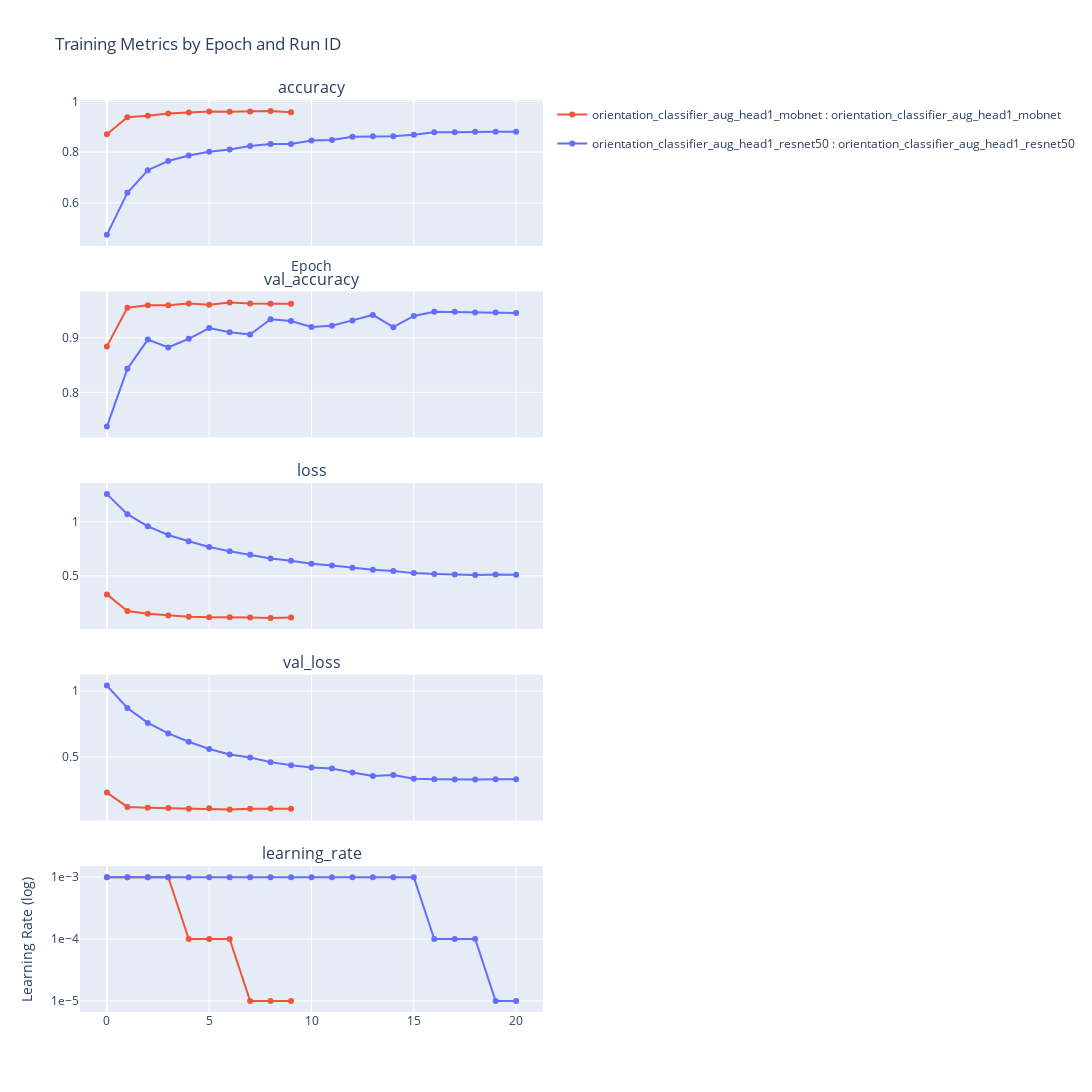

The cell this chart's notebook holds for it:
### Code cell
# ---show training history from csv----------

# real trainig data for both orientation classifiers
csv_file_path = os.path.join(PROJECT_DIR, "csv_files", "image_orientation", f"traning_history_orientation_classifier_merged.csv")  
dh.show_training_history_from_csv(csv_file_path)

### Figure 1 — Plotly figure (JSON) as saved in the notebook; plotly's stock layout.template omitted (floating-point values rounded to 4 significant figures)
{"data": [{"legendgroup": "orientation_classifier_aug_head1_mobnet", "line": {"color": "#EF553B"}, "mode": "lines+markers", "name": "orientation_classifier_aug_head1_mobnet : orientation_classifier_aug_head1_mobnet", "showlegend": true, "type": "scatter", "x": [0, 1, 2, 3, 4, 5, 6, 7, 8, 9], "xaxis": "x", "y": [0.8702, 0.9374, 0.9436, 0.9522, 0.9564, 0.9598, 0.9587, 0.96, 0.9618, 0.9574], "yaxis": "y"}, {"legendgroup": "orientation_classifier_aug_head1_resnet50", "line": {"color": "#636EFA"}, "mode": "lines+markers", "name": "orientation_classifier_aug_head1_resnet50 : orientation_classifier_aug_head1_resnet50", "showlegend": true, "type": "scatter", "x": [0, 1, 2, 3, 4, 5, 6, 7, 8, 9, 10, 11, 12, 13, 14, 15, 16, 17, 18, 19, 20], "xaxis": "x", "y": [0.474, 0.6398, 0.7288, 0.7648, 0.7869, 0.8011, 0.81, 0.8242, 0.8316, 0.8322, 0.846, 0.8475, 0.8605, 0.8622, 0.8622, 0.868, 0.8786, 0.878, 0.8805, 0.8802, 0.8804], "yaxis": "y"}, {"legendgroup": "orientation_classifier_aug_head1_mobnet", "line": {"color": "#EF553B"}, "mode": "lines+markers", "name": "orientation_classifier_aug_head1_mobnet : orientation_classifier_aug_head1_mobnet", "showlegend": false, "type": "scatter", "x": [0, 1, 2, 3, 4, 5, 6, 7, 8, 9], "xaxis": "x2", "y": [0.8842, 0.9549, 0.9597, 0.9597, 0.9628, 0.9603, 0.9645, 0.9626, 0.9624, 0.9624], "yaxis": "y2"}, {"legendgroup": "orientation_classifier_aug_head1_resnet50", "line": {"color": "#636EFA"}, "mode": "lines+markers", "name": "orientation_classifier_aug_head1_resnet50 : orientation_classifier_aug_head1_resnet50", "showlegend": false, "type": "scatter", "x": [0, 1, 2, 3, 4, 5, 6, 7, 8, 9, 10, 11, 12, 13, 14, 15, 16, 17, 18, 19, 20], "xaxis": "x2", "y": [0.7377, 0.8431, 0.8967, 0.8821, 0.8982, 0.9177, 0.91, 0.9058, 0.9339, 0.9306, 0.9198, 0.9218, 0.9318, 0.9418, 0.9194, 0.9399, 0.9478, 0.9474, 0.9464, 0.9464, 0.9453], "yaxis": "y2"}, {"legendgroup": "orientation_classifier_aug_head1_mobnet", "line": {"color": "#EF553B"}, "mode": "lines+markers", "name": "orientation_classifier_aug_head1_mobnet : orientation_classifier_aug_head1_mobnet", "showlegend": false, "type": "scatter", "x": [0, 1, 2, 3, 4, 5, 6, 7, 8, 9], "xaxis": "x3", "y": [0.3272, 0.1741, 0.1481, 0.1308, 0.1195, 0.1152, 0.116, 0.1142, 0.1095, 0.1124], "yaxis": "y3"}, {"legendgroup": "orientation_classifier_aug_head1_resnet50", "line": {"color": "#636EFA"}, "mode": "lines+markers", "name": "orientation_classifier_aug_head1_resnet50 : orientation_classifier_aug_head1_resnet50", "showlegend": false, "type": "scatter", "x": [0, 1, 2, 3, 4, 5, 6, 7, 8, 9, 10, 11, 12, 13, 14, 15, 16, 17, 18, 19, 20], "xaxis": "x3", "y": [1.256, 1.07, 0.9574, 0.8777, 0.8188, 0.7659, 0.7265, 0.6935, 0.6605, 0.6389, 0.6111, 0.5957, 0.5734, 0.5563, 0.5443, 0.5242, 0.517, 0.5111, 0.5073, 0.512, 0.5098], "yaxis": "y3"}, {"legendgroup": "orientation_classifier_aug_head1_mobnet", "line": {"color": "#EF553B"}, "mode": "lines+markers", "name": "orientation_classifier_aug_head1_mobnet : orientation_classifier_aug_head1_mobnet", "showlegend": false, "type": "scatter", "x": [0, 1, 2, 3, 4, 5, 6, 7, 8, 9], "xaxis": "x4", "y": [0.2323, 0.1238, 0.1176, 0.1148, 0.1103, 0.1128, 0.1046, 0.1106, 0.1111, 0.1106], "yaxis": "y4"}, {"legendgroup": "orientation_classifier_aug_head1_resnet50", "line": {"color": "#636EFA"}, "mode": "lines+markers", "name": "orientation_classifier_aug_head1_resnet50 : orientation_classifier_aug_head1_resnet50", "showlegend": false, "type": "scatter", "x": [0, 1, 2, 3, 4, 5, 6, 7, 8, 9, 10, 11, 12, 13, 14, 15, 16, 17, 18, 19, 20], "xaxis": "x4", "y": [1.041, 0.8722, 0.7594, 0.6798, 0.6164, 0.5621, 0.5202, 0.4981, 0.4624, 0.4384, 0.422, 0.4138, 0.3845, 0.357, 0.3657, 0.3377, 0.3335, 0.3304, 0.3311, 0.3322, 0.3326], "yaxis": "y4"}, {"legendgroup": "orientation_classifier_aug_head1_mobnet", "line": {"color": "#EF553B"}, "mode": "lines+markers", "name": "orientation_classifier_aug_head1_mobnet : orientation_classifier_aug_head1_mobnet", "showlegend": false, "type": "scatter", "x": [0, 1, 2, 3, 4, 5, 6, 7, 8, 9], "xaxis": "x5", "y": [0.001, 0.001, 0.001, 0.001, 0.0001, 0.0001, 0.0001, 1e-05, 1e-05, 1e-05], "yaxis": "y5"}, {"legendgroup": "orientation_classifier_aug_head1_resnet50", "line": {"color": "#636EFA"}, "mode": "lines+markers", "name": "orientation_classifier_aug_head1_resnet50 : orientation_classifier_aug_head1_resnet50", "showlegend": false, "type": "scatter", "x": [0, 1, 2, 3, 4, 5, 6, 7, 8, 9, 10, 11, 12, 13, 14, 15, 16, 17, 18, 19, 20], "xaxis": "x5", "y": [0.001, 0.001, 0.001, 0.001, 0.001, 0.001, 0.001, 0.001, 0.001, 0.001, 0.001, 0.001, 0.001, 0.001, 0.001, 0.001, 0.0001, 0.0001, 0.0001, 1e-05, 1e-05], "yaxis": "y5"}], "layout": {"annotations": [{"font": {"size": 16}, "showarrow": false, "text": "accuracy", "x": 0.5, "xanchor": "center", "xref": "paper", "y": 1, "yanchor": "bottom", "yref": "paper"}, {"font": {"size": 16}, "showarrow": false, "text": "val_accuracy", "x": 0.5, "xanchor": "center", "xref": "paper", "y": 0.79, "yanchor": "bottom", "yref": "paper"}, {"font": {"size": 16}, "showarrow": false, "text": "loss", "x": 0.5, "xanchor": "center", "xref": "paper", "y": 0.58, "yanchor": "bottom", "yref": "paper"}, {"font": {"size": 16}, "showarrow": false, "text": "val_loss", "x": 0.5, "xanchor": "center", "xref": "paper", "y": 0.37, "yanchor": "bottom", "yref": "paper"}, {"font": {"size": 16}, "showarrow": false, "text": "learning_rate", "x": 0.5, "xanchor": "center", "xref": "paper", "y": 0.16, "yanchor": "bottom", "yref": "paper"}], "height": 2000, "title": {"text": "Training Metrics by Epoch and Run ID"}, "width": 1400, "xaxis": {"anchor": "y", "domain": [0, 1], "matches": "x5", "showticklabels": false, "title": {"text": "Epoch"}}, "xaxis2": {"anchor": "y2", "domain": [0, 1], "matches": "x5", "showticklabels": false}, "xaxis3": {"anchor": "y3", "domain": [0, 1], "matches": "x5", "showticklabels": false}, "xaxis4": {"anchor": "y4", "domain": [0, 1], "matches": "x5", "showticklabels": false}, "xaxis5": {"anchor": "y5", "domain": [0, 1]}, "yaxis": {"anchor": "x", "domain": [0.84, 1]}, "yaxis2": {"anchor": "x2", "domain": [0.63, 0.79]}, "yaxis3": {"anchor": "x3", "domain": [0.42, 0.58]}, "yaxis4": {"anchor": "x4", "domain": [0.21, 0.37]}, "yaxis5": {"anchor": "x5", "domain": [0, 0.16], "tickformat": ".0e", "tickvals": [1e-07, 1e-06, 1e-05, 0.0001, 0.001], "title": {"text": "Learning Rate (log)"}, "type": "log"}}}
